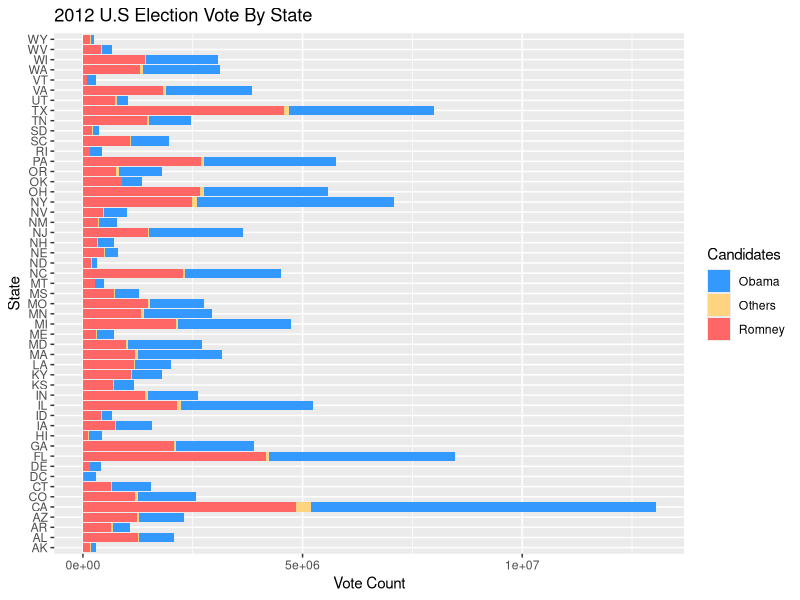

Recreate this plot in R.
library("ggplot2")
library("dplyr")
#setwd("/Users/addytan/Desktop/data/")
#data manipulation
election<-read.csv("election.csv",header = FALSE)
election<-election[-57:-60,]
election<-election[-1:-5,]
election<-election[,-8:-9]
colnames(election)<-c("STATE","ELECTORAL_VOTE","POPULAR_VOTE","OBAMA","ROMNEY","OTHERS","TOTAL_VOTE")
election$ELECTORAL_VOTE<-as.numeric(as.character(election$ELECTORAL_VOTE))
election$POPULAR_VOTE<-as.numeric(as.character(election$POPULAR_VOTE))

election$TOTAL_VOTE<-as.numeric(gsub(",","",election$TOTAL_VOTE))
election$OBAMA<-as.numeric(gsub(",","",election$OBAMA))
election$ROMNEY<-as.numeric(gsub(",","",election$ROMNEY))
election$OTHERS<-as.numeric(gsub(",","",election$OTHERS))

#New data frame
state<-election$STATE
df_obama<-data.frame(election$STATE,election$OBAMA)
colnames(df_obama)<-c("State","Obama")
df_romney<-data.frame(election$STATE,election$ROMNEY)
colnames(df_romney)<-c("State","Romney")
df_others<-data.frame(election$STATE,election$OTHERS)
colnames(df_others)<-c("State","Others")

newdata<-bind_rows(df_obama,df_romney,df_others)
newdata<-newdata[order(newdata$State),]
newdata$Obama[is.na(newdata$Obama)]<-0
newdata$Romney[is.na(newdata$Romney)]<-0
newdata$Others[is.na(newdata$Others)]<-0

newcol<-as.numeric(newdata$Obama)+as.numeric(newdata$Romney)+as.numeric(newdata$Others)
newdata$combined<-newcol
newdata<-newdata[,-2:-4]
colnames(newdata)<-c("STATE","Combined")
election_2012<-merge(x=newdata,y=election,by.x ='STATE',by.y='STATE')
Candidates<-c("Obama","Romney","Others")
election_re<-data.frame(Candidates,newdata)
colnames(election_re)<-c("Candidates","STATE","Combined")
#Plot
gg <- ggplot(election_re, aes(x=STATE))
gg<-gg+geom_bar(aes(weight=Combined))
gg<-gg+geom_bar(aes(weight=Combined,fill=Candidates))+coord_flip()
gg<-gg+labs(title="2012 U.S Election Vote By State",
            x="State",
            y="Vote Count",
            colour="Candidates")+scale_y_continuous()
gg<-gg+scale_fill_manual(values=c("#3399ff", "#ffd480","#ff6666"))
gg

